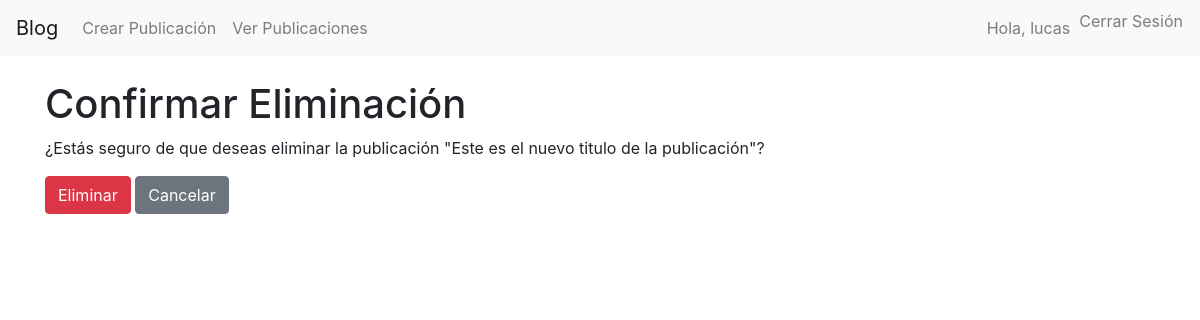
Page /publicacion/eliminar/1/ (signed in) on the earlier database version.
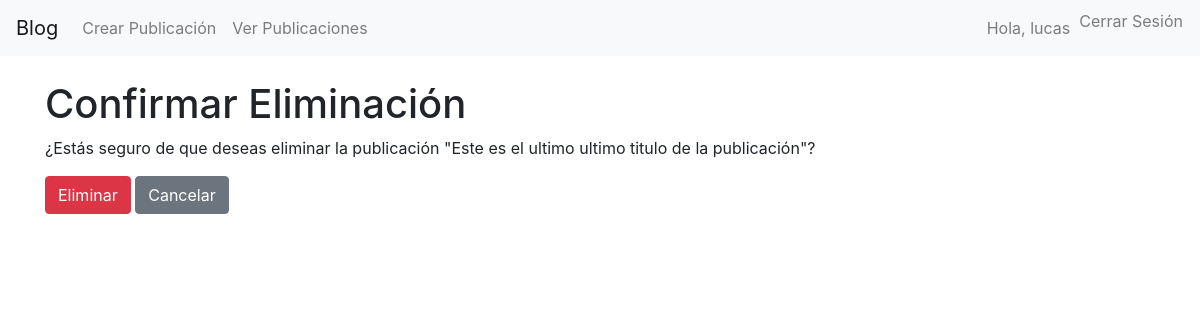
Same page on the later database version.
### post/models.py (models this page shows, shortened)
class Post(models.Model):
    titulo = models.CharField(max_length=255)
    contenido = models.TextField()
    fecha_publicacion = models.DateTimeField(auto_now_add=True)
    autor = models.ForeignKey(User, on_delete=models.CASCADE)

### post/views.py (the view)
# urls.py: path('publicacion/eliminar/<int:id>/', eliminar_post, name='eliminar_post'),
@login_required
def eliminar_post(request, id):
    publicacion = get_object_or_404(Post, id=id, autor=request.user)  # Solo permite eliminar si es el autor
    if request.method == 'POST':
        publicacion.delete()
        messages.success(request, 'Publicación eliminada con éxito.')
        return redirect('listar_post')
    return render(request, 'eliminar_confirmacion.html', {'publicacion': publicacion})

### post/templates/eliminar_confirmacion.html (shortened to what this page needs)
{% extends 'base.html' %}
{% block content %}
    <h1>Confirmar Eliminación</h1>
    <p>¿Estás seguro de que deseas eliminar la publicación "{{ publicacion.titulo }}"?</p>
    <form method="POST">
        <button type="submit" class="btn btn-danger">Eliminar</button>
        <a href="{% url 'listar_post' %}" class="btn btn-secondary">Cancelar</a>
    </form>
{% endblock %}

Differences in the rows shown:
changed Post: titulo "Este es el nuevo titulo de la publicación" → "Este es el ultimo ultimo titulo de la publicación"
